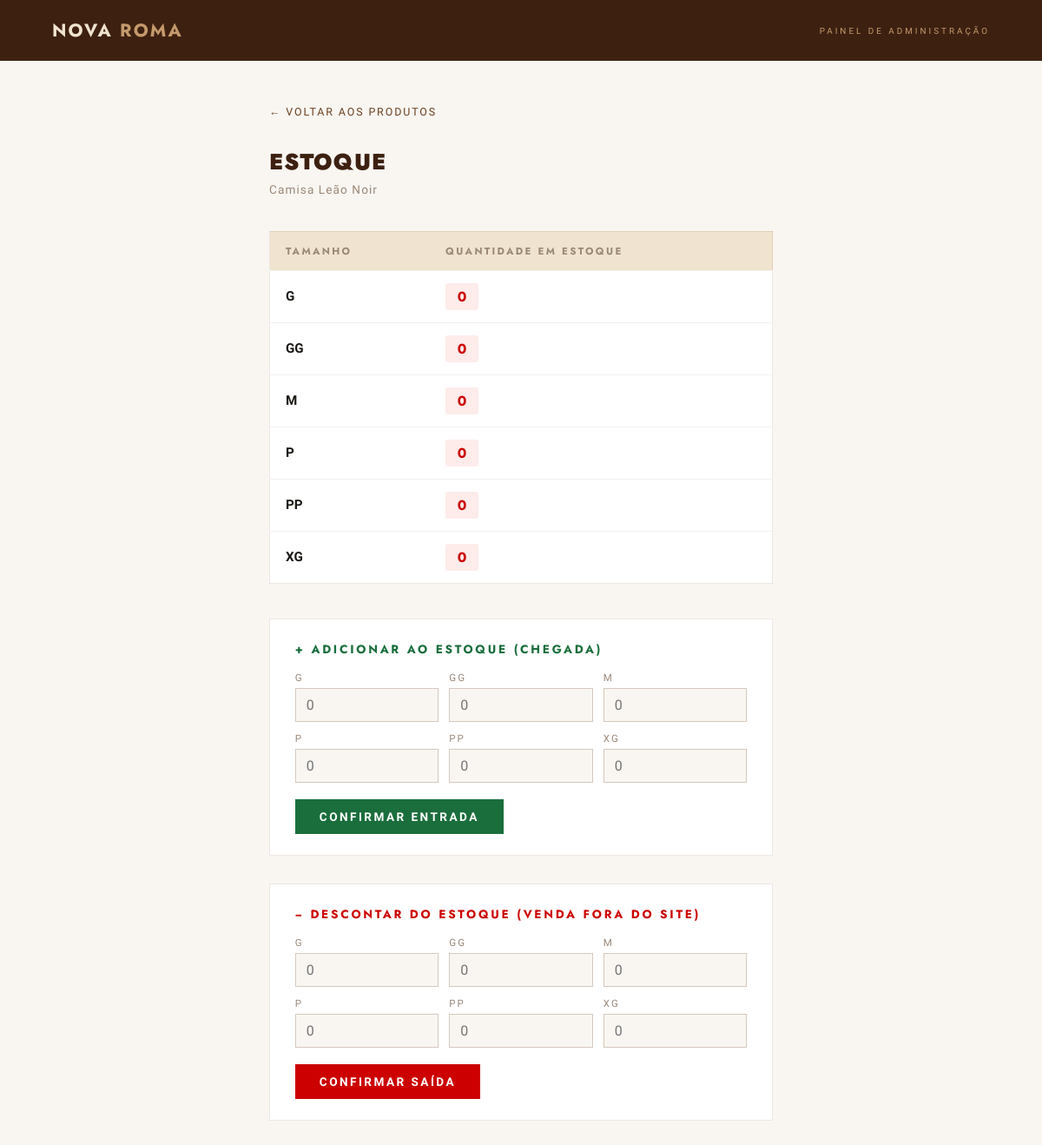
The app's page /adeeme/estoque/5/ with its own data.
### forum/models.py (models this page shows, shortened)
class Produto(models.Model):
    titulo = models.CharField(max_length=200)
    preco = models.DecimalField(max_digits=8, decimal_places=2)
    descricao = models.TextField(blank=True)
    criado_em = models.DateTimeField(auto_now_add=True)
    atualizado_em = models.DateTimeField(auto_now=True)
    class Meta:
        verbose_name = 'Produto'
        verbose_name_plural = 'Produtos'
        ordering = ['-criado_em']

class EstoqueItem(models.Model):
    TAMANHOS = [
        ('PP', 'PP'), ('P', 'P'), ('M', 'M'),
        ('G', 'G'), ('GG', 'GG'), ('XG', 'XG'),
    ]
    produto = models.ForeignKey(Produto, on_delete=models.CASCADE, related_name='estoque')
    tamanho = models.CharField(max_length=5, choices=TAMANHOS)
    quantidade = models.IntegerField(default=0)
    class Meta:
        unique_together = ('produto', 'tamanho')
        ordering = ['tamanho']

### forum/views.py (the view, shortened to what this page needs)
# urls.py: path('adeeme/estoque/<int:pk>/', views.adeeme_estoque, name='adeeme_estoque'),
def adeeme_estoque(request, pk):
    produto = get_object_or_404(Produto, pk=pk)
    tamanhos = ['PP', 'P', 'M', 'G', 'GG', 'XG']
    for t in tamanhos:
        EstoqueItem.objects.get_or_create(produto=produto, tamanho=t)
    itens = produto.estoque.all()
    return render(request, 'adeeme/estoque.html', {'produto': produto, 'itens': itens})

### templates/adeeme/estoque.html (shortened to what this page needs)
{% load static %}
<!DOCTYPE html>
<html lang="pt-BR">
<head>
</head>
<body>
<header>
  <a href="{% url 'index' %}" class="header-logo">NOVA <span>ROMA</span></a>
  <span class="header-tag">Painel de Administração</span>
</header>
<main>
  <a href="{% url 'adeeme' %}" class="back">← Voltar aos Produtos</a>
  <h1 class="page-title">Estoque</h1>
  <p class="page-sub">{{ produto.titulo }}</p>
  <table class="estoque-table">
    <thead>
      <tr>
        <th>Tamanho</th>
        <th>Quantidade em Estoque</th>
      </tr>
    </thead>
    <tbody>
      {% for item in itens %}
      <tr>
        <td><strong>{{ item.tamanho }}</strong></td>
        <td>
          <span class="qty-badge {% if item.quantidade > 0 %}qty-ok{% else %}qty-zero{% endif %}">
            {{ item.quantidade }}
          </span>
        </td>
      </tr>
      {% endfor %}
    </tbody>
  </table>
  <div class="mov-form">
    <p class="section-title section-entrada">+ Adicionar ao Estoque (Chegada)</p>
    <form method="post">
      <div class="mov-grid">
        {% for item in itens %}
        <div class="mov-field">
          <label>{{ item.tamanho }}</label>
          <input type="number" name="qty_{{ item.tamanho }}" min="1" placeholder="0">
        </div>
        {% endfor %}
      </div>
      <button type="submit" class="btn btn-entrada">Confirmar Entrada</button>
    </form>
  </div>
  <div class="mov-form">
    <p class="section-title section-saida">− Descontar do Estoque (Venda Fora do Site)</p>
    <form method="post">
      <div class="mov-grid">
        {% for item in itens %}
        <div class="mov-field">
          <label>{{ item.tamanho }}</label>
          <input type="number" name="qty_{{ item.tamanho }}" min="1" placeholder="0">
        </div>
        {% endfor %}
      </div>
      <button type="submit" class="btn btn-saida">Confirmar Saída</button>
    </form>
  </div>
</main>
</body>
</html>

### templates/adeeme/estoque.html (style rules this page uses)
*, *::before, *::after { box-sizing: border-box; margin: 0; padding: 0; }
:root { --brown: #6B3F1F; --brown-dark: #3D2010; --brown-light: #C49A6C; --brown-pale: #F0E4D0; --white: #FFFFFF; --white2: #F9F6F2; --text-dark: #1a1714; --text-muted: #9a8878; --green: #1a6e3c; --red: #CC0000; }
body { font-family: 'Economica', sans-serif; background: var(--white2); color: var(--text-dark); min-height: 100vh; }
header { background: var(--brown-dark); padding: 0 5vw; height: 70px; display: flex; align-items: center; justify-content: space-between; }
.header-logo { font-family: 'Jost', sans-serif; font-weight: 700; font-size: 1.3rem; letter-spacing: 0.1em; color: var(--brown-pale); text-decoration: none; }
.header-logo span { color: var(--brown-light); }
.header-tag { font-size: 0.62rem; letter-spacing: 0.3em; text-transform: uppercase; color: var(--brown-light); }
main { max-width: 700px; margin: 0 auto; padding: 48px 5vw; }
.back { font-size: 0.78rem; letter-spacing: 0.15em; text-transform: uppercase; color: var(--brown); text-decoration: none; display: inline-block; margin-bottom: 2rem; }
.page-title { font-family: 'Jost', sans-serif; font-weight: 900; font-size: 1.6rem; letter-spacing: 0.04em; text-transform: uppercase; color: var(--brown-dark); margin-bottom: 0.3rem; }
.page-sub { font-size: 0.85rem; color: var(--text-muted); letter-spacing: 0.08em; margin-bottom: 2.5rem; }
.estoque-table { width: 100%; border-collapse: collapse; background: var(--white); border: 1px solid rgba(107,63,31,0.12); margin-bottom: 2.5rem; }
.estoque-table th, .estoque-table td { padding: 14px 18px; text-align: left; font-size: 0.95rem; border-bottom: 1px solid rgba(107,63,31,0.08); }
.estoque-table th { font-family: 'Jost', sans-serif; font-weight: 700; font-size: 0.72rem; letter-spacing: 0.2em; text-transform: uppercase; color: var(--text-muted); background: var(--brown-pale); }
.estoque-table tr:last-child td { border-bottom: none; }
.qty-badge { display: inline-block; min-width: 38px; text-align: center; padding: 4px 10px; font-family: 'Jost', sans-serif; font-weight: 700; font-size: 1rem; border-radius: 3px; }
.qty-zero { background: #fdecea; color: var(--red); }
.section-title { font-family: 'Jost', sans-serif; font-weight: 700; font-size: 0.85rem; letter-spacing: 0.2em; text-transform: uppercase; margin-bottom: 1rem; }
.section-entrada { color: var(--green); }
.section-saida { color: var(--red); }
.mov-form { background: var(--white); border: 1px solid rgba(107,63,31,0.12); padding: 1.5rem 1.8rem; margin-bottom: 2rem; }
.mov-grid { display: grid; grid-template-columns: repeat(3, 1fr); gap: 12px; margin-bottom: 1.2rem; }
.mov-field label { display: block; font-size: 0.72rem; letter-spacing: 0.18em; text-transform: uppercase; color: var(--text-muted); margin-bottom: 5px; }
.mov-field input { width: 100%; border: 1px solid rgba(107,63,31,0.25); padding: 9px 12px; font-family: 'Economica', sans-serif; font-size: 1rem; color: var(--text-dark); background: var(--white2); outline: none; }
.btn { border: none; padding: 12px 28px; font-family: 'Economica', sans-serif; font-weight: 700; font-size: 0.85rem; letter-spacing: 0.18em; text-transform: uppercase; cursor: pointer; transition: background 0.2s; }
.btn-entrada { background: var(--green); color: #fff; }
.btn-saida { background: var(--red); color: #fff; }

### records on screen
Produto: titulo "Camisa Leão Noir"
EstoqueItem: tamanho "G", quantidade "0"
EstoqueItem: tamanho "GG", quantidade "0"
EstoqueItem: tamanho "M", quantidade "0"
EstoqueItem: tamanho "P", quantidade "0"
EstoqueItem: tamanho "PP", quantidade "0"
EstoqueItem: tamanho "XG", quantidade "0"
